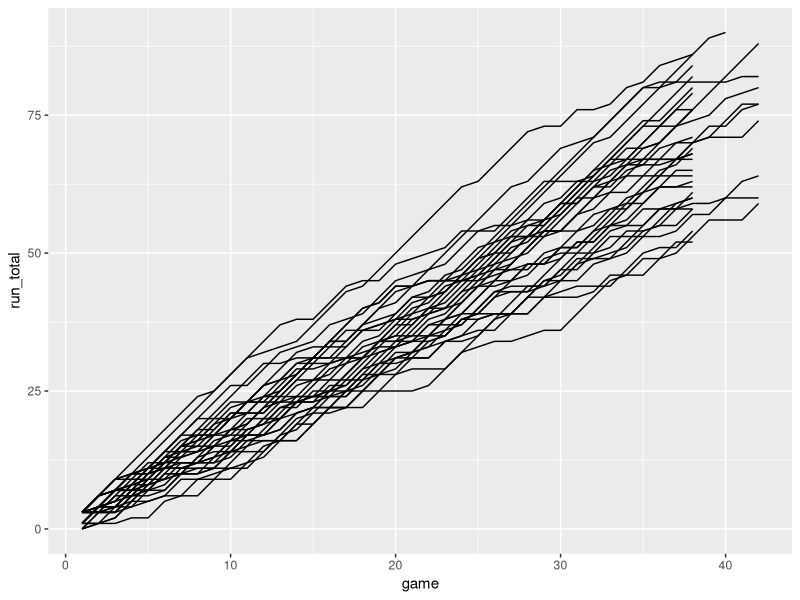

R code for this plot:
library(tidyverse)

games <- read_csv("output/lfc_manager_games.csv", col_types = cols(Season = col_number()))

# Subset for 2010 season 

season <- games %>% 
  select(-c(FT, division:goaldif, lfc_goals, at_anf)) %>% 
  # Use only seasons that used three points for a win
  filter(Season %in% c(1982:2017)) %>% 
  mutate(points = 0, 
         points = ifelse(home == "Liverpool" & result == "H", 3, points), 
         points = ifelse(visitor == "Liverpool" & result == "A", 3, points), 
         points = ifelse(result == "D", 1, points)) %>%
  group_by(Season) %>%
  mutate(run_total = cumsum(points)) %>% 
  ungroup() %>% 
  split(.$Season) %>% 
  map(~mutate(., game = 1:nrow(.))) %>% 
  bind_rows()

#------------------------------------------------------------------------------

ggplot(data = season, aes(x = game, y = run_total)) + 
  geom_freqpoly(stat = "identity", aes(group = Season))